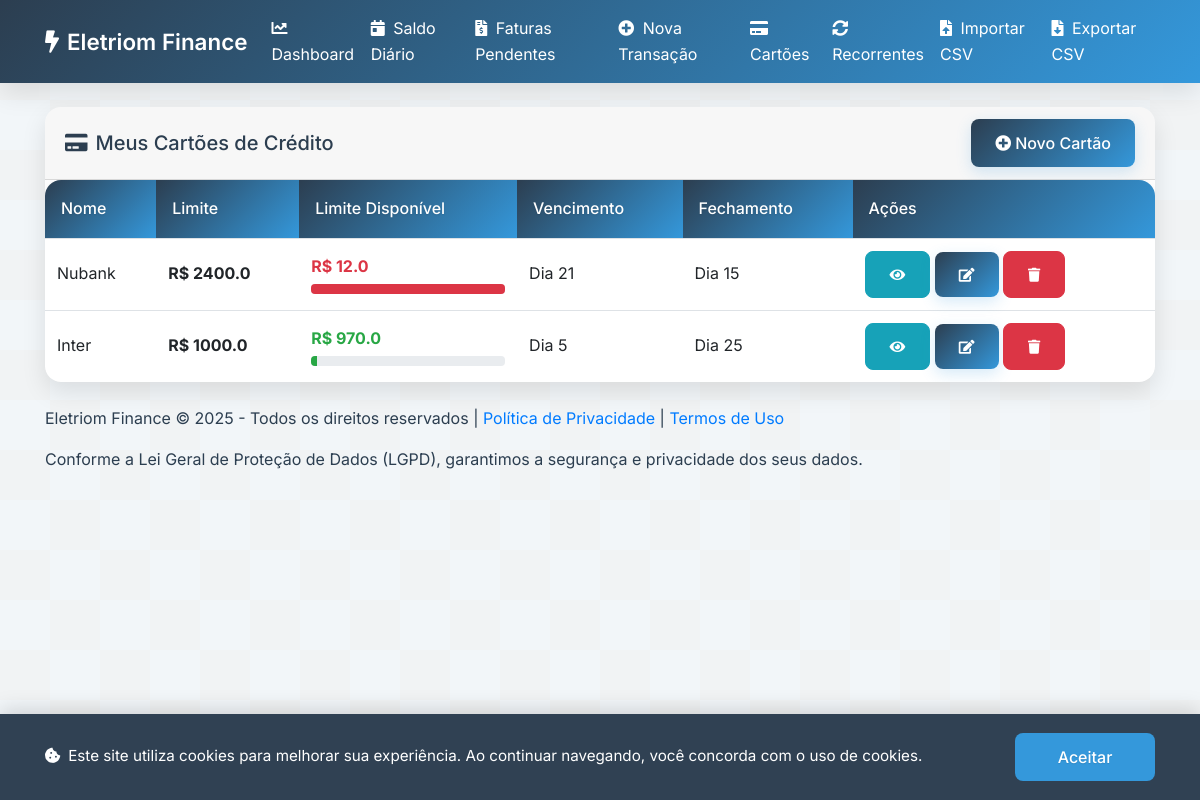
/credit_cards, run on an earlier commit of the app's database.
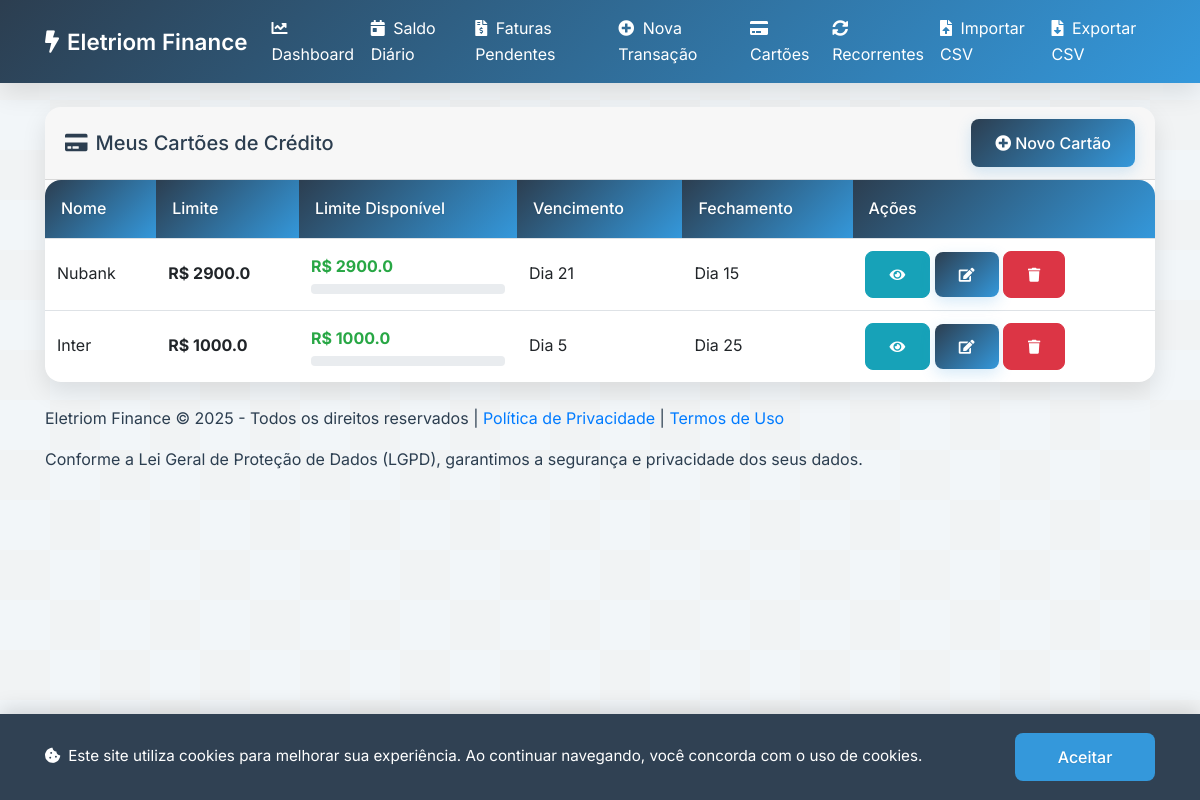
And on a later commit of the database.
### app.py (models this page shows)
class CreditCard(db.Model):
    id = db.Column(db.Integer, primary_key=True)
    name = db.Column(db.String(100), nullable=False)
    limit = db.Column(db.Float, nullable=False)
    due_day = db.Column(db.Integer, nullable=False)  # Dia de vencimento (1-31)
    closing_day = db.Column(db.Integer, nullable=False)  # Dia de fechamento (1-31)
    user_id = db.Column(db.Integer, db.ForeignKey('user.id'), nullable=False)

### app.py (the view)
@app.route('/credit_cards')
def credit_cards():
    cards = CreditCard.query.all()
    cards_with_available = []
    for card in cards:
        card_transactions = Transaction.query.filter_by(credit_card_id=card.id, trans_type='saida').all()
        used_limit = sum(txn.value for txn in card_transactions)
        available_limit = card.limit - used_limit
        today = datetime.now().date()
        current_month = today.month
        current_year = today.year
        if today.day > card.due_day:
            if current_month == 12:
                next_due_month = 1
                next_due_year = current_year + 1
            else:
                next_due_month = current_month + 1
                next_due_year = current_year
        else:
            next_due_month = current_month
            next_due_year = current_year
        next_due_date = datetime(next_due_year, next_due_month, card.due_day).date()
        cards_with_available.append({
            'id': card.id,
            'name': card.name,
            'limit': card.limit,
            'available_limit': available_limit,
            'due_day': card.due_day,
            'closing_day': card.closing_day,
            'next_due_date': next_due_date.strftime('%d-%b-%Y')
        })
    return render_template('credit_cards.html', credit_cards=cards_with_available)

### templates/credit_cards.html (shortened to what this page needs)
{% extends "base.html" %}
{% block content %}
<div class="card mb-4">
  <div class="card-header d-flex justify-content-between align-items-center">
    <h5 class="mb-0"><i class="fas fa-credit-card mr-2"></i>Meus Cartões de Crédito</h5>
    <button class="btn btn-primary" data-toggle="modal" data-target="#addCardModal">
      <i class="fas fa-plus-circle mr-1"></i>Novo Cartão
    </button>
  </div>
  <div class="table-responsive">
    <table class="table table-hover mb-0">
      <thead>
        <tr>
          <th>Nome</th>
          <th>Limite</th>
          <th>Limite Disponível</th>
          <th>Vencimento</th>
          <th>Fechamento</th>
          <th>Ações</th>
        </tr>
      </thead>
      <tbody>
        {% for card in credit_cards %}
        <tr>
          <td>{{ card.name }}</td>
          <td class="font-weight-bold">R$ {{ card.limit | round(2) }}</td>
          <td class="font-weight-bold {% if card.available_limit < (card.limit * 0.2) %}text-danger{% elif card.available_limit < (card.limit * 0.5) %}text-warning{% else %}text-success{% endif %}">
            R$ {{ card.available_limit | round(2) }}
            <div class="progress mt-1" style="height: 10px;">
              <div class="progress-bar {% if card.available_limit < (card.limit * 0.2) %}bg-danger{% elif card.available_limit < (card.limit * 0.5) %}bg-warning{% else %}bg-success{% endif %}" role="progressbar" style="width: {{ ((card.limit - card.available_limit) / card.limit * 100) | round }}%" aria-valuenow="{{ ((card.limit - card.available_limit) / card.limit * 100) | round }}" aria-valuemin="0" aria-valuemax="100"></div>
            </div>
          </td>
          <td>Dia {{ card.due_day }}</td>
          <td>Dia {{ card.closing_day }}</td>
          <td>
            <button class="btn btn-sm btn-info btn-view-card" data-id="{{ card.id }}" data-toggle="modal" data-target="#viewCardModal">
              <i class="fas fa-eye"></i>
            </button>
            <button class="btn btn-sm btn-primary btn-edit-card" data-id="{{ card.id }}" data-toggle="modal" data-target="#editCardModal">
              <i class="fas fa-edit"></i>
            </button>
            <button class="btn btn-sm btn-danger btn-delete-card" data-id="{{ card.id }}" data-toggle="modal" data-target="#deleteCardModal">
              <i class="fas fa-trash"></i>
            </button>
          </td>
        </tr>
        {% endfor %}
      </tbody>
    </table>
  </div>
</div>
{% endblock %}

### templates/base.html (shortened to what this page needs)
<!DOCTYPE html>
<html lang="pt-br">
<head>
  <link rel="stylesheet" href="https://maxcdn.bootstrapcdn.com/bootstrap/4.5.2/css/bootstrap.min.css">
  <link rel="stylesheet" href="{{ url_for('static', filename='style.css') }}">
  <link href="https://cdnjs.cloudflare.com/ajax/libs/font-awesome/5.15.4/css/all.min.css" rel="stylesheet">
</head>
<body>
  <div class="cookie-banner">
    <div class="container">
      <p><i class="fas fa-cookie-bite mr-2"></i>Este site utiliza cookies para melhorar sua experiência. Ao continuar navegando, você concorda com o uso de cookies.</p>
      <button class="btn btn-accept-cookies">Aceitar</button>
    </div>
  </div>
  <nav class="navbar navbar-expand-lg navbar-dark">
    <div class="container">
      <a class="navbar-brand" href="{{ url_for('index') }}"><i class="fas fa-bolt mr-2"></i>Eletriom Finance</a>
      <div class="collapse navbar-collapse" id="navbarNav">
        <ul class="navbar-nav ml-auto">
          <li class="nav-item"><a class="nav-link" href="{{ url_for('index') }}"><i class="fas fa-chart-line mr-1"></i> Dashboard</a></li>
          <li class="nav-item"><a class="nav-link" href="{{ url_for('daily_balance') }}"><i class="fas fa-calendar-day mr-1"></i> Saldo Diário</a></li>
          <li class="nav-item"><a class="nav-link" href="{{ url_for('pending_invoices') }}"><i class="fas fa-file-invoice-dollar mr-1"></i> Faturas Pendentes</a></li>
          <li class="nav-item"><a class="nav-link" href="{{ url_for('add_transaction') }}"><i class="fas fa-plus-circle mr-1"></i> Nova Transação</a></li>
          <li class="nav-item"><a class="nav-link" href="{{ url_for('credit_cards') }}"><i class="fas fa-credit-card mr-1"></i> Cartões</a></li>
          <li class="nav-item"><a class="nav-link" href="{{ url_for('recurring_transactions') }}"><i class="fas fa-sync-alt mr-1"></i> Recorrentes</a></li>
          <li class="nav-item"><a class="nav-link" href="{{ url_for('upload_csv') }}"><i class="fas fa-file-upload mr-1"></i> Importar CSV</a></li>
          <li class="nav-item"><a class="nav-link" href="{{ url_for('export_csv') }}"><i class="fas fa-file-download mr-1"></i> Exportar CSV</a></li>
        </ul>
      </div>
    </div>
  </nav>
  <div class="container mt-4">
    {% block content %}{% endblock %}
  </div>
  <footer class="lgpd-footer">
    <div class="container">
      <p>Eletriom Finance © 2025 - Todos os direitos reservados | <a href="{{ url_for('privacy_policy') }}">Política de Privacidade</a> | <a href="{{ url_for('terms_of_use') }}">Termos de Uso</a></p>
      <p>Conforme a Lei Geral de Proteção de Dados (LGPD), garantimos a segurança e privacidade dos seus dados.</p>
    </div>
  </footer>
</body>
</html>

### static/style.css (style rules this page uses)
:root { --primary-color: #2c3e50; --secondary-color: #34495e; --accent-color: #3498db; --success-color: #2ecc71; --danger-color: #e74c3c; --text-color: #2c3e50; --light-bg: #f8f9fa; --border-color: #dee2e6; --primary-gradient: linear-gradient(135deg, #2c3e50, #3498db); --secondary-gradient: linear-gradient(135deg, #3498db, #2ecc71); --box-shadow: 0 10px 25px rgba(0, 0, 0, 0.1); --text-shadow: 0 1px 2px rgba(0, 0, 0, 0.1); }
* { margin: 0; padding: 0; box-sizing: border-box; }
body { font-family: 'Inter', -apple-system, BlinkMacSystemFont, sans-serif; line-height: 1.6; color: var(--text-color); }
.navbar { box-shadow: var(--box-shadow); background: var(--primary-gradient); }
.navbar-dark .navbar-brand, .navbar-dark .nav-link { color: white !important; }
.navbar-brand { font-weight: 600; font-size: 1.4rem; }
.card { border: none; border-radius: 16px; box-shadow: var(--box-shadow); transition: all 0.3s ease; overflow: hidden; }
.table { background: white; border-radius: 16px; overflow: hidden; box-shadow: var(--box-shadow); transition: all 0.3s ease; }
.table thead th { background: var(--primary-gradient); color: white; font-weight: 500; border: none; text-shadow: var(--text-shadow); padding: 1rem; }
.table td { vertical-align: middle; border-color: var(--border-color); }
.btn { border-radius: 8px; padding: 0.75rem 1.5rem; font-weight: 500; transition: transform 0.2s; }
.btn-primary { background: var(--primary-gradient); border: none; box-shadow: 0 5px 15px rgba(52, 152, 219, 0.2); }
.cookie-banner { position: fixed; bottom: 0; left: 0; right: 0; background: rgba(44, 62, 80, 0.98); color: white; padding: 1.2rem 0; z-index: 9999; transform: translateY(100%); transition: transform 0.3s cubic-bezier(0.4, 0, 0.2, 1); box-shadow: 0 -4px 20px rgba(0, 0, 0, 0.15); backdrop-filter: blur(10px); -webkit-backdrop-filter: blur(10px); }
.cookie-banner.show { transform: translateY(0); }
.cookie-banner .container { display: flex; justify-content: space-between; align-items: center; gap: 1.5rem; flex-wrap: wrap; }
.cookie-banner p { margin: 0; font-size: 0.95rem; line-height: 1.5; flex: 1; min-width: 200px; }
.btn-accept-cookies { white-space: nowrap; background: var(--accent-color); border: none; padding: 0.75rem 2rem; transition: all 0.2s cubic-bezier(0.4, 0, 0.2, 1); border-radius: 8px; font-weight: 500; min-width: 140px; color: white; text-shadow: 0 1px 1px rgba(0, 0, 0, 0.1); }

What changed in the data, as far as the page shows it:
changed CreditCard "Nubank": limit "2400.0" → "2900.0"; available_limit "12.0" → "2900.0"
computed for CreditCard "Inter": available_limit "970.0" → "1000.0"
